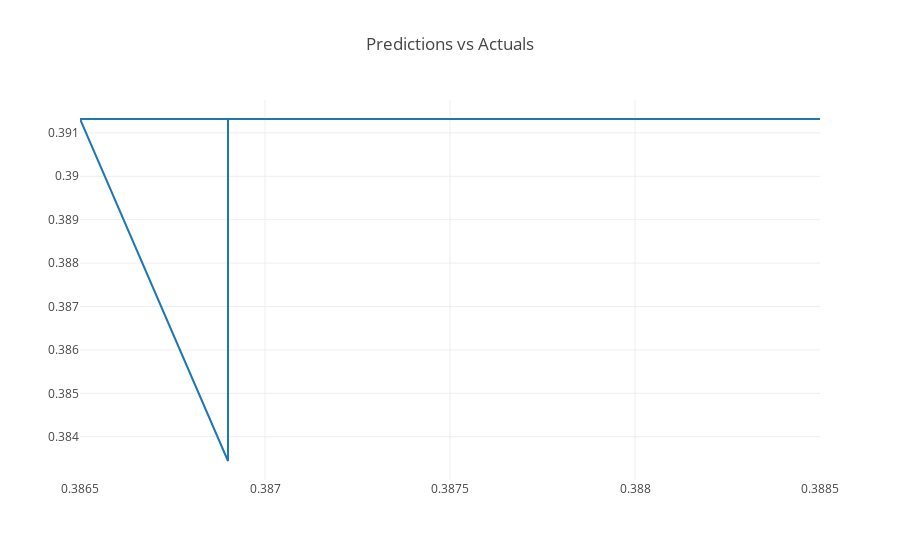

Notebook source saved alongside this figure:
### Code cell
trace = go.Scatter(
    x = [i[0] for i in y_test],
    y = [i[0] for i in preds],
    name = 'Predictions'
)
layout = go.Layout(title='Predictions vs Actuals')
fig = go.Figure([trace], layout)
iplot(fig)

### Figure 1 — Plotly figure (JSON) as saved in the notebook; plotly's stock layout.template omitted (floating-point values rounded to 4 significant figures)
{"data": [{"name": "Predictions", "type": "scatter", "uid": "78a831e4-0fea-4d49-ba8d-318d0e77b14f", "x": [0.3879, 0.3878, 0.3877, 0.3878, 0.3879, 0.3871, 0.3875, 0.3878, 0.387, 0.3869, 0.3869, 0.3865, 0.388, 0.3885, 0.3879, 0.3878, 0.3873, 0.3876, 0.3876, 0.3871, 0.3877, 0.3877, 0.3877, 0.3872, 0.3872, 0.3879, 0.3872, 0.3871, 0.3873, 0.387], "y": [0.3913, 0.3913, 0.3913, 0.3913, 0.3913, 0.3913, 0.3913, 0.3913, 0.3913, 0.3913, 0.3834, 0.3913, 0.3913, 0.3913, 0.3913, 0.3913, 0.3913, 0.3913, 0.3913, 0.3913, 0.3913, 0.3913, 0.3913, 0.3913, 0.3913, 0.3913, 0.3913, 0.3913, 0.3913, 0.3913]}], "layout": {"title": {"text": "Predictions vs Actuals"}}}
